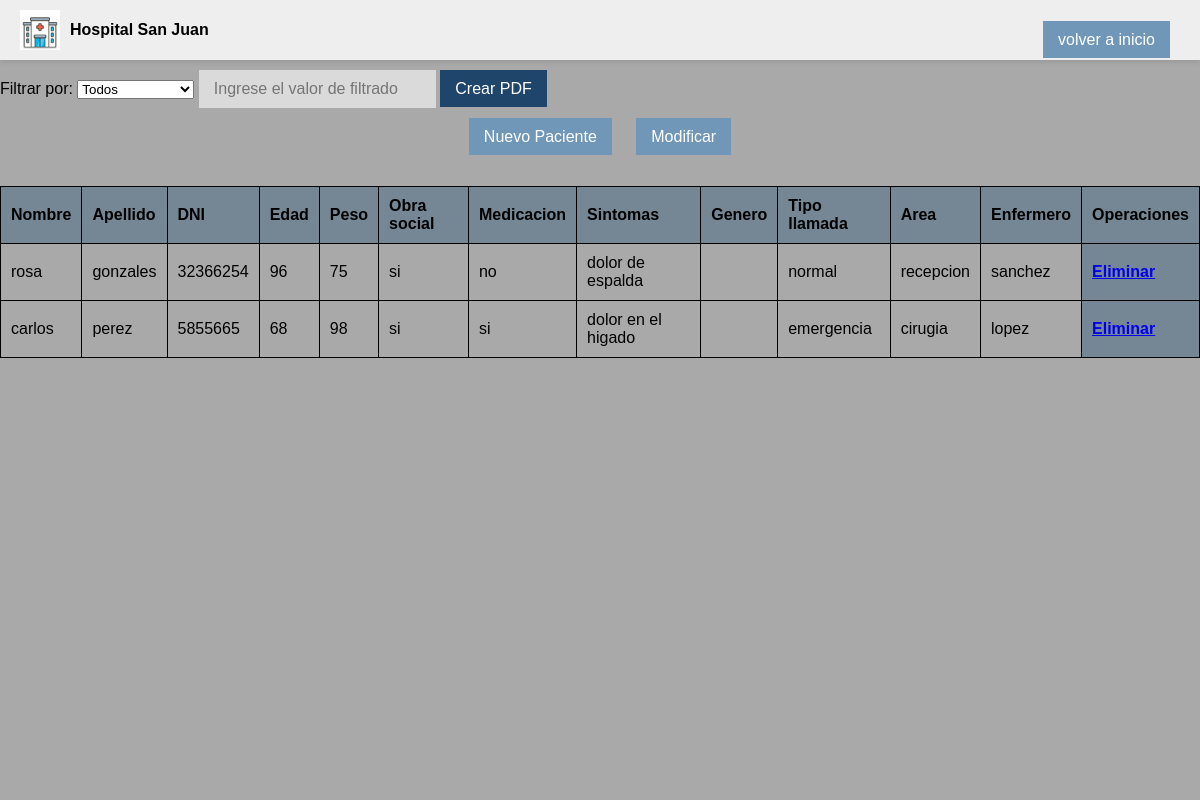
Screenshot of /administrador.php with the database file from the repository.
### tables this page shows
CREATE TABLE `Paciente` (
  `id` int(11) NOT NULL,
  `nombre` varchar(45) NOT NULL,
  `apellido` varchar(10) NOT NULL,
  `DNI` int(11) NOT NULL,
  `edad` year(2) NOT NULL,
  `peso` int(3) NOT NULL,
  `obra_social` varchar(10) NOT NULL,
  `medicacion` varchar(10) NOT NULL,
  `sintomas` varchar(100) NOT NULL,
  `tipo_llamada` varchar(100) NOT NULL,
  `area` varchar(100) NOT NULL,
  `enfermero` varchar(100) NOT NULL
);

### administrador.php (the view, shortened to what this page needs)
<!DOCTYPE html>
<html>
<head>
  <link rel="stylesheet" type="text/css" href="stylesadmin.css">
  <link rel="stylesheet" href="style.css">
</head>
<body>
    <nav>
    <div class="navbar">
        <div class="navbar-left">
            <div class="hospital-icon"></div>
            <div class="hospital-name">Hospital San Juan</div>
        </div>
    <div class="button-container">
      <a href="paginaprincipal.html" class="button">volver a inicio</a>
    </div>
    </nav>
  <label for="filtro">Filtrar por:</label>
  <select id="filtro">
    <option value="todos">Todos</option>
  </select>
  <input type="text" class="btn" id="filtroInput" placeholder="Ingrese el valor de filtrado">
  <a href="hacerpdf.php" class="boton">Crear PDF</a>
  <center>
    <table id="dataTable">
      <thead>
        <tr>
          <th>Nombre</th>
          <th>Apellido</th>
          <th>DNI </th>
          <th>Edad</th>
          <th>Peso</th>
          <th>Obra social</th>
          <th>Medicacion</th>
          <th>Sintomas</th>
          <th>Genero</th>
          <th>Tipo llamada</th>
          <th>Area</th>
          <th>Enfermero</th>
          <th colspan="2">Operaciones</th>
        </tr>
      </thead>
      <tbody>
        <?php
          $conexion = new mysqli("localhost", "root", "", "olimpiadas");
          $query ="SELECT * FROM Paciente";
          $resultado = $conexion->query($query);
          while($row = $resultado->fetch_assoc()){
        ?>
          <tr>
            <td> <?php echo $row['nombre']; ?></td>
            <td> <?php echo $row['apellido']; ?></td>
            <td> <?php echo $row['DNI']; ?></td>
            <td> <?php echo $row['edad']; ?></td>
            <td> <?php echo $row['peso']; ?></td>
            <td> <?php echo $row['obra_social']; ?></td>
            <td> <?php echo $row['medicacion']; ?></td>
            <td> <?php echo $row['sintomas']; ?></td>
            <td> <?php echo $row['genero']; ?></td>
            <td> <?php echo $row['tipo_llamada']; ?></td>
            <td> <?php echo $row['area']; ?></td>
            <td> <?php echo $row['enfermero']; ?></td>
            <th><a href="elim.php?id=<?php echo $row['id']; ?>">Eliminar</th>
          </tr>
        <?php
            }
        ?>
      </tbody>
      <div class="button-container">
      <a href="nuevo.html" class="button">Nuevo Paciente</a>
      <a href="modificar.php?id=<?php echo $row['id']; ?>" class="button">Modificar</a>
      </div>
    </table>
  </center>
  <div class="background-image"></div>
</html>

### stylesadmin.css (style rules this page uses)
body { font-family: Arial, sans-serif; padding: 20px; margin: 0; height: 100%; }
.navbar { display: flex; justify-content: space-between; align-items: center; background-color: rgba(255, 255, 255, 0.8); padding: 10px 0; box-shadow: 0 2px 5px rgba(0, 0, 0, 0.1); position: fixed; top: 0; left: 0; right: 0; z-index: 100; }
.navbar-left { display: flex; align-items: center; }
.hospital-icon { width: 40px; height: 40px; background-image: url('OIP.jpeg'); background-size: cover; margin-right: 10px; }
.hospital-name { font-weight: bold; }
.background-image { background-image: url('gris.jpg'); background-size: cover; background-position: center; width: 100%; height: 100%; position: fixed; top: 0; left: 0; z-index: -1; }
th, td { padding: 10px; text-align: left; border-bottom: 1px solid #ddd; }
.navbar { display: flex; justify-content: space-between; align-items: center; background-color:rgba(255, 255, 255, 0.8); padding: 10px 20px; box-shadow: 0 2px 5px rgba(0, 0, 0, 0.1); }
table { width: 100%; border-collapse: collapse; margin-top: 40px; }
table, th, td { border: 1px solid black; padding: 10px; text-align: left; margin-right: 10px; }
th { background-color: #355c7c73; }
.button-container { text-align: center; margin-top: 20px; }
.button { position: relative; padding: 10px 15px; margin: 10px; font-size: 16px; cursor: pointer; border: none; background-color: #7097b8; color: #ffffff; text-decoration: none; transition: background-color 0.3s, color 0.3s; }
.boton { margin-top: 70px; padding: 10px 15px; font-size: 16px; cursor: pointer; background-color: #1f456b; color: #ffffff; text-decoration: none; border: none; transition: background-color 0.3s, color 0.3s; }
.btn { margin-top: 70px; padding: 10px 15px; font-size: 16px; cursor: pointer; background-color: #ffffff93; color: #ffffff; text-decoration: none; border: none; transition: background-color 0.3s, color 0.3s; }

### style.css (style rules this page uses)
body { font-family:Arial, Helvetica, sans-serif ; margin: 0; padding: 0; background: linear-gradient(to bottom, #7097b8, #06355c); }
.navbar { display: flex; justify-content: flex-end; align-items: center; background-color:rgba(255, 255, 255, 0.8); padding: 10px 20px; box-shadow: 0 2px 5px rgba(0, 0, 0, 0.1); }
.navbar-left { display: flex; align-items: center; margin-right: auto; }
.hospital-icon { width: 40px; height: 40px; background-image: url('OIP.jpeg'); background-size: cover; margin-right: 10px; }
.hospital-name { font-weight: bold; margin-right: 10px; }

### rows the page displays
paciente: nombre "rosa", apellido "gonzales", DNI "32366254", edad "96", peso "75", obra_social "si", medicacion "no", sintomas "dolor de espalda", tipo_llamada "normal", area "recepcion", enfermero "sanchez"
paciente: nombre "carlos", apellido "perez", DNI "5855665", edad "68", peso "98", obra_social "si", medicacion "si", sintomas "dolor en el higado", tipo_llamada "emergencia", area "cirugia", enfermero "lopez"
